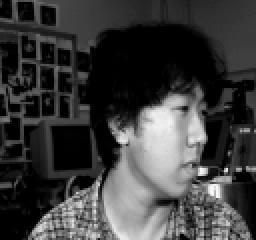
#> input picture src/data/RecFac/an2i/an2i_left_angry_open.png, 128 x 120 px (shown 2 times larger); its folder holds only this picture in this run
$ python main_etapa2.py
#> lines starting #> are read from the running program, lines starting #| are printed output that depends on the picture
### src/modelos/adaline.py
import numpy as np


class Adaline:
    def __init__(self, eta=1e-4, max_epochs=200, precisao=1e-1):
        self.eta = eta
        self.max_epochs = max_epochs
        self.precisao = precisao
        self.w = None
        self.epoca = 0
        self.history_w = []
        self.historico_EQM = []
        self.media = None
        self.desvio = None

    @staticmethod
    def degrau_bipolar(u_k):
        return 1 if u_k >= 0 else -1

    def add_bias(self, X: np.ndarray) -> np.ndarray:
        N = X.shape[0]
        return np.vstack((-np.ones((1, N)), X.T))

    def normalizar(self, X: np.ndarray, ajustar: bool = False) -> np.ndarray:
        X = np.asarray(X, dtype=float)
        if ajustar:
            self.media = X.mean(axis=0)
            self.desvio = X.std(axis=0)
            self.desvio = np.where(self.desvio == 0, 1.0, self.desvio)
        return (X - self.media) / self.desvio

    def erro_quadratico_medio(self, X_biased: np.ndarray, d: np.ndarray) -> float:
        N = X_biased.shape[1]
        s = 0.0
        for k in range(N):
            x_k = X_biased[:, k].reshape(-1, 1)
            d_k = d[k].reshape(-1, 1)
            u_k = self.w.T @ x_k
            s += np.sum((d_k - u_k) ** 2)
        return s / (2 * N)

    def fit(self, X: np.ndarray, d: np.ndarray, normalizar_dados: bool = True):
        X = np.asarray(X, dtype=float)
        d = np.asarray(d, dtype=float)
        if d.ndim == 1:
            d = d.reshape(-1, 1)

        if normalizar_dados:
            Xn = self.normalizar(X, ajustar=True)
        else:
            self.media = np.zeros(X.shape[1])
            self.desvio = np.ones(X.shape[1])
            Xn = X

        N, p = Xn.shape
        saidas = d.shape[1]
        X_biased = self.add_bias(Xn)

        self.w = np.random.random_sample((p + 1, saidas)) - 0.5
        self.history_w = [self.w.copy()]

        self.epoca = 0
        EQM = self.erro_quadratico_medio(X_biased, d)
        self.historico_EQM = [EQM]

        while self.epoca < self.max_epochs and EQM > self.precisao:
            for k in range(N):
                x_k = X_biased[:, k].reshape(p + 1, 1)
                d_k = d[k].reshape(saidas, 1)
                u_k = self.w.T @ x_k
                e_k = d_k - u_k
                self.w = self.w + self.eta * (x_k @ e_k.T)

            EQM = self.erro_quadratico_medio(X_biased, d)
            self.historico_EQM.append(EQM)
            self.epoca += 1
            self.history_w.append(self.w.copy())

    def predict(self, X: np.ndarray) -> np.ndarray:
        Xn = self.normalizar(np.asarray(X, dtype=float), ajustar=False)
        X_biased = self.add_bias(Xn)
        u = self.w.T @ X_biased
        y = np.where(u >= 0.0, 1.0, -1.0)
        return y.T

### src/modelos/mlp.py
import numpy as np

class MLP:
    def __init__(self, camadas_ocultas=(16, 16), eta=0.03, max_epochs=300, precisao=1e-5, ativacao="tanh"):
        if isinstance(camadas_ocultas, int):
            camadas_ocultas = (camadas_ocultas,)
        self.camadas_ocultas = list(camadas_ocultas)
        self.eta = eta
        self.max_epochs = max_epochs
        self.precisao = precisao
        self.ativacao = ativacao.lower()

        self.pesos = []
        self.epoca = 0
        self.historico_EQM = []
        self.curva_aprendizado = []
        self.media = None
        self.desvio = None

    def _funcao_ativacao(self, u):
        if self.ativacao == "tanh":
            return np.tanh(u)
        # Sigmoide logística
        return 1.0 / (1.0 + np.exp(-np.clip(u, -500.0, 500.0)))

    def _derivada_ativacao(self, y):
        # A derivada utiliza a saída já calculada (y) para otimização
        if self.ativacao == "tanh":
            return 1.0 - (y ** 2)
        return y * (1.0 - y)

    def normalizar(self, X, ajustar=False):
        X = np.asarray(X, dtype=float)
        if ajustar:
            self.media = X.mean(axis=0)
            self.desvio = X.std(axis=0)
            self.desvio = np.where(self.desvio == 0, 1.0, self.desvio)
        return (X - self.media) / self.desvio

    def erro_quadratico_medio(self, Xn, d):
        Y = Xn.T
        for W in self.pesos:
            Yb = np.vstack((-np.ones((1, Y.shape[1])), Y))
            Y = self._funcao_ativacao(W @ Yb)
        return float(np.sum((d - Y.T) ** 2) / (2.0 * Xn.shape[0]))

    def fit(self, X, d, normalizar_dados=True):
        X = np.asarray(X, dtype=float)
        d = np.asarray(d, dtype=float)
        if d.ndim == 1:
            d = d.reshape(-1, 1)

        if normalizar_dados:
            Xn = self.normalizar(X, ajustar=True)
        else:
            self.media = np.zeros(X.shape[1])
            self.desvio = np.ones(X.shape[1])
            Xn = X

        # Ajuste dinâmico do target se usar sigmoide com dados bipolares (-1 e 1)
        d_treino = (d + 1.0) / 2.0 if self.ativacao == "sigmoide" else d

        N, p = Xn.shape
        n_saidas = d_treino.shape[1]
        arquitetura = [p] + self.camadas_ocultas + [n_saidas]
        L = len(arquitetura) - 1

        # Inicialização dos pesos [-0.5, 0.5]. Coluna 0 é o bias (-1).
        self.pesos = [np.random.random_sample((arquitetura[i+1], arquitetura[i]+1)) - 0.5 for i in range(L)]

        self.epoca = 0
        eqm_anterior = self.erro_quadratico_medio(Xn, d_treino)
        self.historico_EQM = [eqm_anterior]

        # Pré-alocação de memória para otimizar o laço amostra a amostra
        entradas_b = [np.empty(arquitetura[i] + 1) for i in range(L)]
        for buf in entradas_b:
            buf[0] = -1.0
        saidas = [np.empty(arquitetura[i + 1]) for i in range(L)]
        deltas = [np.empty(arquitetura[i + 1]) for i in range(L)]

        while self.epoca < self.max_epochs:
            for k in range(N):
                # Sentido Direto (Forward)
                entradas_b[0][1:] = Xn[k]
                for l in range(L):
                    saidas[l] = self._funcao_ativacao(self.pesos[l] @ entradas_b[l])
                    if l + 1 < L:
                        entradas_b[l + 1][1:] = saidas[l]

                # Sentido Inverso (Backward)
                erro = d_treino[k] - saidas[-1]
                deltas[-1] = erro * self._derivada_ativacao(saidas[-1])

                for l in range(L - 2, -1, -1):
                    W_sem_bias = self.pesos[l + 1][:, 1:]
                    deltas[l] = (W_sem_bias.T @ deltas[l + 1]) * self._derivada_ativacao(saidas[l])

                # Atualização dos Pesos
                for l in range(L):
                    self.pesos[l] += self.eta * np.outer(deltas[l], entradas_b[l])

            eqm_atual = self.erro_quadratico_medio(Xn, d_treino)
            self.epoca += 1
            self.historico_EQM.append(eqm_atual)

            # Critério de convergência
            if abs(eqm_atual - eqm_anterior) <= self.precisao:
                break
            eqm_anterior = eqm_atual

        self.curva_aprendizado = self.historico_EQM

    def predict(self, X):
        Xn = self.normalizar(np.asarray(X, dtype=float), ajustar=False)
        Y = Xn.T
        for W in self.pesos:
            Yb = np.vstack((-np.ones((1, Y.shape[1])), Y))
            Y = self._funcao_ativacao(W @ Yb)
        Y = Y.T

        limiar = 0.5 if self.ativacao == "sigmoide" else 0.0

        # Predição Binária (Etapa 1)
        if Y.shape[1] == 1:
            return np.where(Y[:, 0] >= limiar, 1.0, -1.0)

        # Predição Multiclasse One-Hot (Etapa 2)
        pred = -np.ones_like(Y)
        pred[np.arange(Y.shape[0]), np.argmax(Y, axis=1)] = 1.0
        return pred

### src/main_etapa2.py
import os
import cv2
import numpy as np
import matplotlib.pyplot as plt
import seaborn as sns

from modelos.adaline import Adaline
from modelos.mlp import MLP

def matriz_confusao_manual(y_true, y_pred, num_classes=20):
    """Implementação manual da matriz de confusão C x C exigida na AV2."""
    matriz = np.zeros((num_classes, num_classes), dtype=int)
    for real, previsto in zip(y_true, y_pred):
        matriz[real, previsto] += 1
    return matriz

def carregar_imagens_recfac(caminho_base, dim=(40, 40)):
#> called with caminho_base = 'src/data/RecFac', dim = (40, 40)
    X, Y = [], []
    pastas_pessoas = [p for p in sorted(os.listdir(caminho_base)) if os.path.isdir(os.path.join(caminho_base, p))]
    num_classes = len(pastas_pessoas)

    for class_idx, pessoa in enumerate(pastas_pessoas):
        caminho_pessoa = os.path.join(caminho_base, pessoa)
        imagens = [img for img in sorted(os.listdir(caminho_pessoa)) if img.endswith(('.png', '.jpg'))]

        for img_nome in imagens:
            caminho_img = os.path.join(caminho_pessoa, img_nome)
            imagem = cv2.imread(caminho_img, cv2.IMREAD_GRAYSCALE)
#> imagem is the input picture: shape (120, 128); min 0, max 246, mean 60.6
            if imagem is not None:
                img_redimensionada = cv2.resize(imagem, dim)
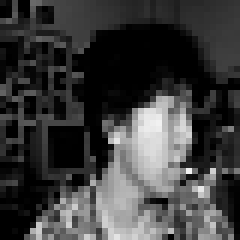
#> img_redimensionada: shape (40, 40) (shown 6 times larger); min 0, max 241, mean 60.5
                X.append(img_redimensionada.flatten())

                # Rótulo One-Hot Bipolar (-1, +1)
                rotulo = -np.ones(num_classes)
                rotulo[class_idx] = 1.0
                Y.append(rotulo)
#> pass 2 of the loop in carregar_imagens_recfac, `for class_idx, pessoa in enumerate(pastas_pessoas):`:
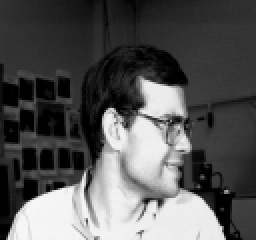
#> input picture src/data/RecFac/at33/at33_left_angry_open.png, 128 x 120 px (shown 2 times larger)
#> in carregar_imagens_recfac, imagem is the input picture: shape (120, 128); min 0, max 248, mean 86.1
#> in carregar_imagens_recfac, `img_redimensionada = cv2.resize(imagem, dim)`:
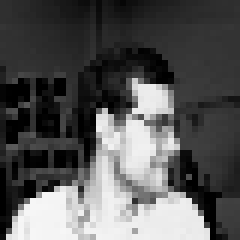
#> img_redimensionada: shape (40, 40) (shown 6 times larger); min 0, max 246, mean 86.3

    return np.array(X), np.array(Y)

def calcular_acuracia_multiclasse(y_true, y_pred):
    indices_true = np.argmax(y_true, axis=1)
    indices_pred = np.argmax(y_pred, axis=1)
    acertos = np.sum(indices_true == indices_pred)
    return acertos / len(indices_true), indices_true, indices_pred

def rodada_monte_carlo_recfac(X, d, seed):
    rng = np.random.default_rng(seed)
    N = X.shape[0]
    indices = rng.permutation(N)
    tr, te = indices[:int(0.8 * N)], indices[int(0.8 * N):]
    X_tr, d_tr, X_te, d_te = X[tr], d[tr], X[te], d[te]

    resultados = {}

    ada = Adaline(eta=1e-4, max_epochs=30, precisao=1e-1)
    ada.fit(X_tr, d_tr, normalizar_dados=True)
    acc_ada, y_true_idx, y_pred_idx_ada = calcular_acuracia_multiclasse(d_te, ada.predict(X_te))
    resultados['ADALINE'] = {'acc': acc_ada, 'y_true': y_true_idx, 'y_pred': y_pred_idx_ada, 'curva': ada.historico_EQM}

    mlp = MLP(camadas_ocultas=(40,), eta=0.01, max_epochs=50, ativacao='tanh')
    mlp.fit(X_tr, d_tr, normalizar_dados=True)
    acc_mlp, _, y_pred_idx_mlp = calcular_acuracia_multiclasse(d_te, mlp.predict(X_te))
    resultados['MLP'] = {'acc': acc_mlp, 'y_true': y_true_idx, 'y_pred': y_pred_idx_mlp, 'curva': mlp.curva_aprendizado}

    return resultados

def main():
    diretorio_atual = os.path.dirname(os.path.abspath(__file__))
    caminho_recfac = os.path.join(diretorio_atual, "data", "RecFac")

    print("Processando imagens...")
    X, d = carregar_imagens_recfac(caminho_recfac, dim=(40, 40))
#> d = [[1, -1], [-1, 1]]

    R = 100
    print(f"Iniciando {R} rodadas de Monte Carlo na Etapa 2...")

    modelos = ['ADALINE', 'MLP']
    historico_acc = {mod: [] for mod in modelos}
    melhor_pior = {mod: {'max_acc': -1, 'min_acc': 2} for mod in modelos}

    for i in range(R):
        res = rodada_monte_carlo_recfac(X, d, seed=42+i)
        for mod in modelos:
            acc = res[mod]['acc']
            historico_acc[mod].append(acc)

            if acc > melhor_pior[mod]['max_acc']:
                melhor_pior[mod].update({'max_acc': acc, 'max_true': res[mod]['y_true'], 'max_pred': res[mod]['y_pred'], 'max_curva': res[mod]['curva']})
            if acc < melhor_pior[mod]['min_acc']:
                melhor_pior[mod].update({'min_acc': acc, 'min_true': res[mod]['y_true'], 'min_pred': res[mod]['y_pred'], 'min_curva': res[mod]['curva']})

        print(f"Rodadas concluídas: {i + 1}/{R}")
#> this loop made 100 passes
#> acc_ada in rodada_monte_carlo_recfac on passes 2, 3, 4, 6: 0, 1, 1, 1

    print("\n--- TABELA ESTATÍSTICA: ACURÁCIA (RECONHECIMENTO FACIAL) ---")
    print(f"{'Modelo':<15} | {'Média':<8} | {'Desvio':<8} | {'Maior':<8} | {'Menor':<8}")
    print("-" * 55)
    for mod in modelos:
        vals = np.array(historico_acc[mod])
        print(f"{mod:<15} | {vals.mean():.4f}   | {vals.std():.4f}   | {vals.max():.4f}   | {vals.min():.4f}")

    # Plotagem dos Extremos para ADALINE e MLP
    for mod in modelos:
        fig, eixos = plt.subplots(2, 2, figsize=(16, 12))
        fig.suptitle(f"Reconhecimento Facial: {mod} - Extremos de Acurácia", fontweight="bold")

        matriz_maior = matriz_confusao_manual(melhor_pior[mod]['max_true'], melhor_pior[mod]['max_pred'], num_classes=20)
        sns.heatmap(matriz_maior, annot=False, cmap="Blues", ax=eixos[0,0])
        eixos[0,0].set_title(f"Matriz (Maior Acc: {melhor_pior[mod]['max_acc']:.4f})")
        eixos[0,1].plot(melhor_pior[mod]['max_curva'], color='blue')
        eixos[0,1].set_title("Curva de Aprendizado (Maior Acc)")

        matriz_menor = matriz_confusao_manual(melhor_pior[mod]['min_true'], melhor_pior[mod]['min_pred'], num_classes=20)
        sns.heatmap(matriz_menor, annot=False, cmap="Reds", ax=eixos[1,0])
        eixos[1,0].set_title(f"Matriz (Menor Acc: {melhor_pior[mod]['min_acc']:.4f})")
        eixos[1,1].plot(melhor_pior[mod]['min_curva'], color='red')
        eixos[1,1].set_title("Curva de Aprendizado (Menor Acc)")

        plt.tight_layout()
        plt.show()
#> this loop made 2 passes
#> pass 1, in main, `plt.show()`:
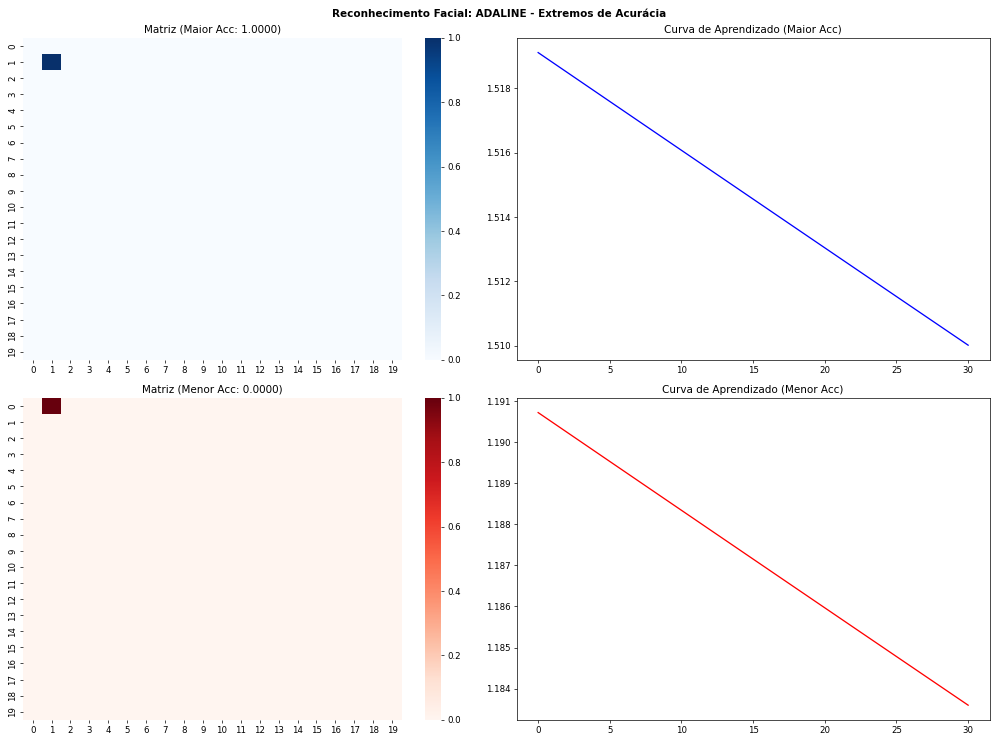
#> figure drawn by matplotlib, 6 panels; panel 2: curve peaks at x = 0, y = 1.52; panel 4: curve peaks at x = 0, y = 1.19
#> pass 2, in main, `plt.show()`:
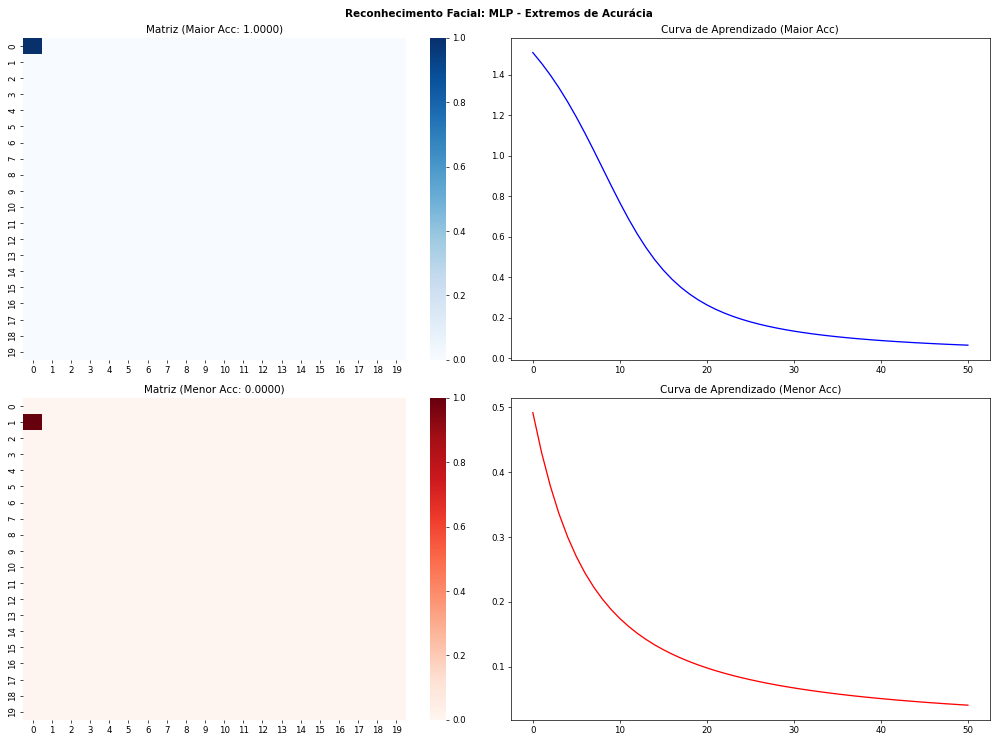
#> figure drawn by matplotlib, 6 panels; panel 2: curve peaks at x = 0, y = 1.51; panel 4: curve peaks at x = 0, y = 0.492

if __name__ == "__main__":
    main()
